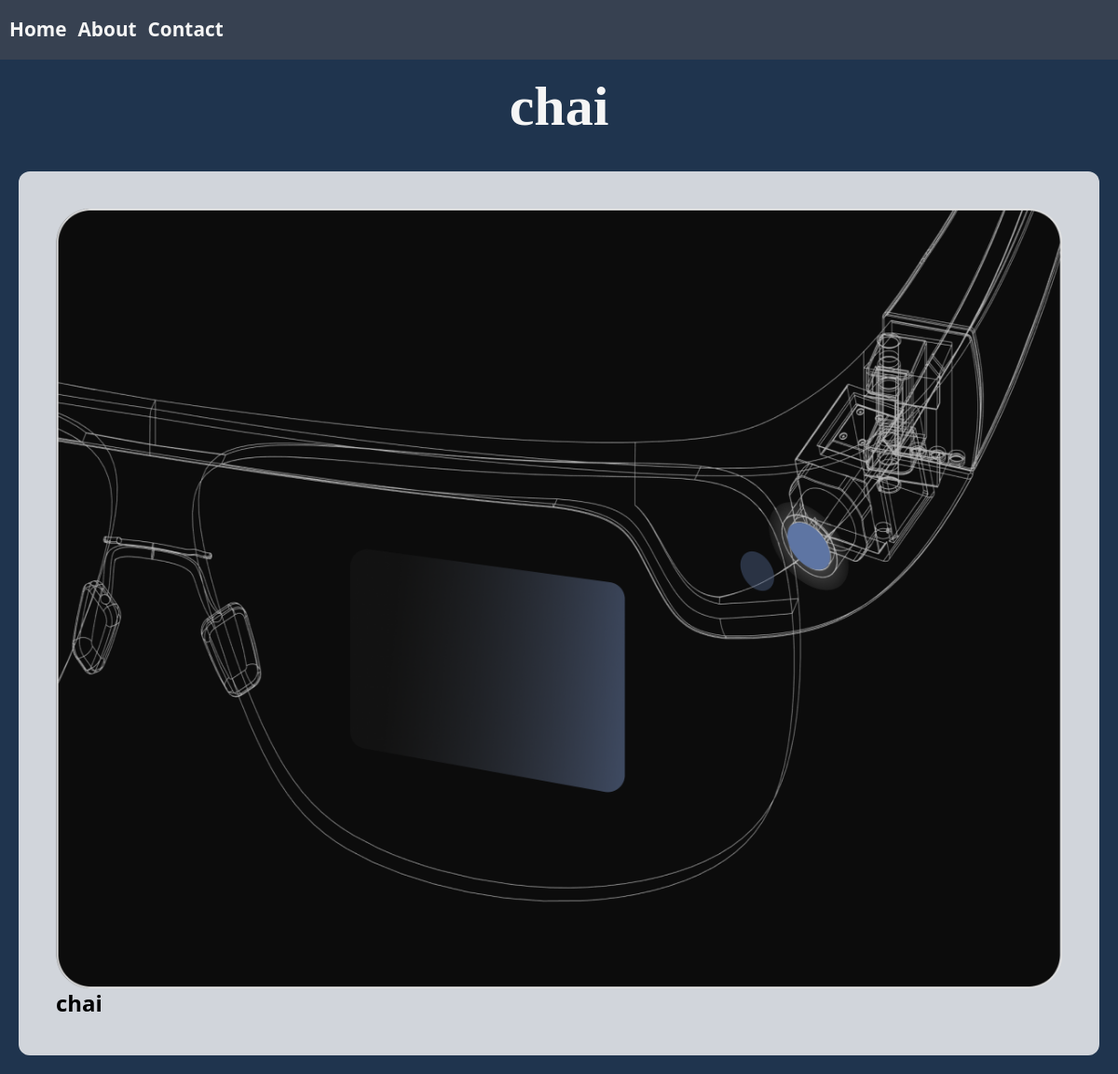
The app's page /miniapp/1/ with its own data.
### miniapp/models.py (models this page shows, shortened)
class ChaiVarity(models.Model):
    CHAI_TYPE_CHOICE = [
        ('ML', 'MASALA'),
        ('GR', 'GINGER'),
        ('GT', 'GREEN TEA'),
        ('MT', 'MILK TEA'),
    ]
    name = models.CharField(max_length=100)
    image = models.ImageField(upload_to='chais/')
    date_added = models.DateTimeField(default=timezone.now)
    type = models.CharField(max_length=2, choices=CHAI_TYPE_CHOICE)
    description = models.TextField(default='')

### miniapp/views.py (the view)
# urls.py: path('<int:chai_id>/', views.chai_detail, name='chai_detail'),
def chai_detail(request, chai_id):
    chai = get_object_or_404(ChaiVarity, pk=chai_id)
    return render(request, 'miniapp/chai_detail.html', { 'chai': chai })

### miniapp/templates/miniapp/chai_detail.html (shortened to what this page needs)
{% extends "layout.html" %}
{% block content %}
<h1 class="text-6xl py-5 font-semibold">{{chai.name}}</h1>
<div class="p-10 bg-gray-300 text-black m-5 rounded-xl">
  <img src="{{chai.image.url}}" alt="{{chai.name}}" class="text-center flex justify-center items-center h-3/4 w-full">
  <h3 class="text-2xl font-semibold">{{chai.name}}</h3>
</div>
{% endblock %}

### static/style.css (style rules this page uses)
* { margin: 0; padding: 0; box-sizing: border-box; }
body { background-color: rgb(31, 52, 78); color: whitesmoke; }
h1 { font-size: 4.5rem; text-align: center; font-family: Georgia, 'Times New Roman', Times, serif; font-weight: bold; }

### records on screen
ChaiVarity: name "chai", image (picture)
